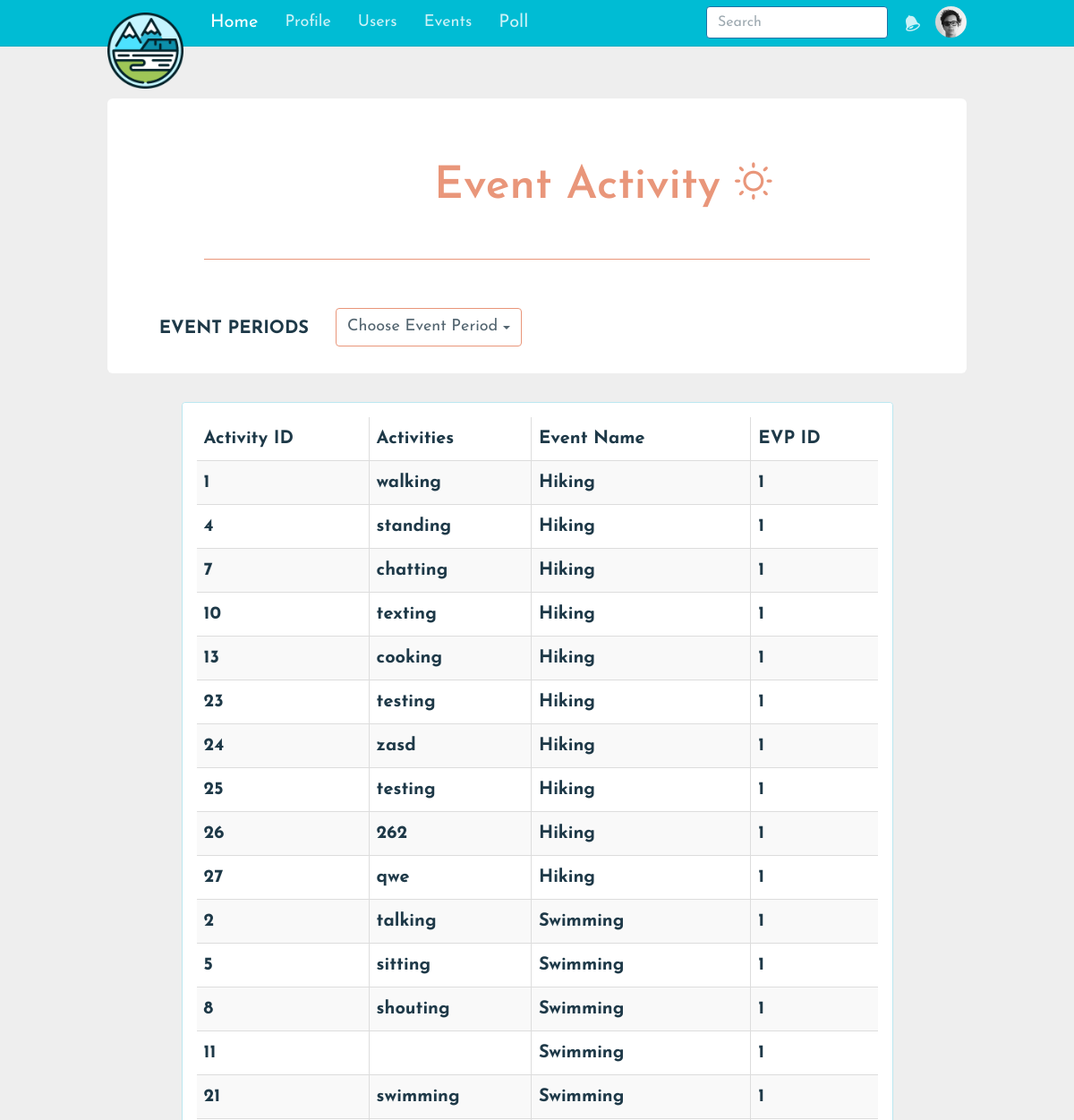
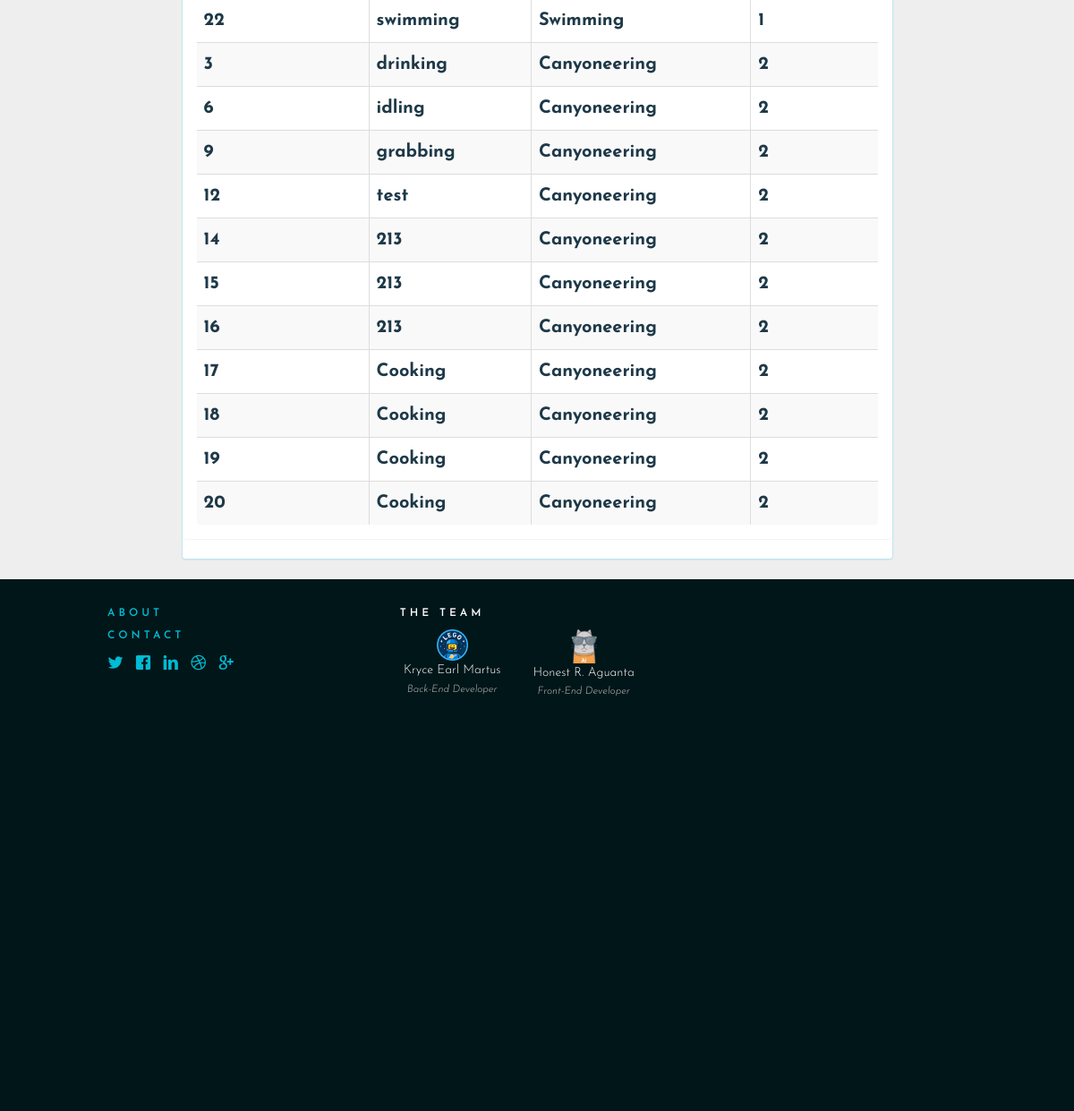
Screenshot of /Activity.php (signed in) with the database file from the repository (2 pictures, top to bottom).
### tables this page shows
CREATE TABLE `activities` (
  `activity_id` int(10) NOT NULL AUTO_INCREMENT,
  `event_id` int(10) DEFAULT NULL,
  `name` varchar(255) DEFAULT NULL,
  PRIMARY KEY (`activity_id`),
  KEY `event_id` (`event_id`),
  CONSTRAINT `activities_ibfk_1` FOREIGN KEY (`event_id`) REFERENCES `events` (`event_id`)
);

CREATE TABLE `events` (
  `event_id` int(10) NOT NULL AUTO_INCREMENT,
  `evp_id` int(10) DEFAULT NULL,
  `name` varchar(255) DEFAULT NULL,
  `description` varchar(255) DEFAULT NULL,
  `location` text,
  `image` text,
  PRIMARY KEY (`event_id`),
  KEY `evp_id` (`evp_id`),
  CONSTRAINT `events_ibfk_1` FOREIGN KEY (`evp_id`) REFERENCES `event_voting_period` (`evp_id`)
);

### Activity.php (called while the page is built, shortened)
<?php
include('views/menubar/addActivity.php');
 ?>

### class/activityClass.php (called while the page is built, shortened)
<?php
class activityClass
{
     public function getAllActivities()
     {
          try {
               $db = getDB();
               $st = $db->prepare("SELECT DISTINCT events.`event_id` AS 'Event ID',events.`name` AS 'Event Name', activities.`activity_id` AS 'Activity ID',activities.`name` AS 'Activity Name',events.`evp_id` AS 'EVP ID'
                    FROM event_voting_period, EVENTS, activities
                    WHERE activities.`event_id`= events.`event_id` AND events.`evp_id` = event_voting_period.`evp_id`");
               $st->execute();
               $data=$st->fetchAll();
          } catch (PDOException $e) {
          }
          return $data;
     }
}
?>

### views/menubar/addActivity.php (the view, shortened to what this page needs)
<?php
require_once'views/layouts/header.php';
require_once'views/layouts/nav.php';
include('class/activityClass.php');
$activityClass = new activityClass();
$activities = $activityClass->getAllActivities();
if(!isset($_GET['evp_id']))
{
	$evpTitle="Choose Event Period";
}
?>
<div class="container p-t-lg">
	<form method="post" name="addActivityy" class="form-horizontal" role="form">
		<br>
		<h2 style="font-size: 50px; color: darksalmon; ">
			Event Activity <span class="icon icon-light-up"></span>
		</h2>
		<hr style="border-color:darksalmon;"">
		<br>
		<div class="form-group">
			<label class="col-sm-3 control-label">EVENT PERIODS</label>
			<div class="dropdown col-sm-4">
				<button class="btn btn-default dropdown-toggle" type="button" id="dropdownEvent" data-toggle="dropdown" aria-haspopup="true" aria-expanded="true" style="border-color: darksalmon;">
					<?php echo $evpTitle ?>
					<span class="caret"></span>
				</button>
			</div>
		</div>
	</form>
	<br>
	<div class="row">
		<div class="form col-sm-10 col-sm-offset-1">
			<div class="panel panel-info">
				<div class="panel panel-body">
					<table id="act" class="table table-striped table-bordered dt-responsive nowrap" cellspacing="0" width="100%">
						<?php
						if(!isset($_GET['id'])&&!isset($_GET['evp_id']))
							{ ?>
						<thead>
							<tr>
								<th>Activity ID</th>
								<th>Activities</th>
								<th>Event Name</th>
								<th>EVP ID</th>
							</tr>
						</thead>
						<tbody>
							<?php foreach($activities as $activity)
							{ ?>
							<tr>
								<th><?php echo $activity['Activity ID'];?></th>
								<th><?php echo $activity['Activity Name']; ?></th>
								<th><?php echo $activity['Event Name']; ?></th>
								<th><?php echo $activity['EVP ID']; ?></th>
							</tr>
							<?php } ?>
						</tbody>
					<?php } ?>
				</table>
			</div>
		</div>
	</div>
</div>
</div>
<?php
require_once 'views/layouts/footer.php';
?>

### views/layouts/header.php (shortened to what this page needs)
<!DOCTYPE html>
<html lang="en">
<head>
  <link rel="stylesheet" href="https://maxcdn.bootstrapcdn.com/font-awesome/4.6.1/css/font-awesome.min.css">
  <link rel="stylesheet" href="https://cdnjs.cloudflare.com/ajax/libs/font-awesome/4.7.0/css/font-awesome.min.css">
	<link href="assets/css/toolkit.css" rel="stylesheet">
  <link rel="stylesheet" href="assets/css/todolist.css">
  <link rel="stylesheet" href="sample/sample.css">
  <link rel="stylesheet" href="https://cdn.datatables.net/1.10.14/css/jquery.dataTables.min.css">
  <link href="assets/css/custom.css" rel="stylesheet">
  <link href="assets/css/application.css" rel="stylesheet">
    <link rel="stylesheet" href="assets/css/admin.css">
  <link rel="stylesheet" href="assets/src/bootstrap-tagsinput.css">
  <link rel="stylesheet" type="text/css" href="//cdn.jsdelivr.net/bootstrap.daterangepicker/2/daterangepicker.css" />
</head>
<body class="with-top-navbar">

### views/layouts/nav.php (shortened to what this page needs)
<nav class="navbar navbar-inverse navbar-fixed-top app-navbar">
	<div class="container">
		<div class="navbar-header">
			<a class="navbar-brand" href="index.php">
				<img class="brand" src="assets/img/mountain1.png" alt="logo">
			</a>
		</div>
		<div class="navbar-collapse collapse" id="navbar-collapse-main">
			<ul class="nav navbar-nav hidden-xs">
				<li class="active">
					<a href="home.php">Home</a>
				</li>
				<li class="dropdown">
         		   <a class="dropbtn" href="#">Profile</a>
        		</li>
				<li class="dropdown">
         		   <a class="dropbtn" href="users.php">Users</a>
        		</li>
				<li class="dropdown">
					<a class="dropbtn" href="Events.php">Events</a>
				</li>
				<li>
					<a href="eventPoll.php">Poll</a>
				</li>
			</ul>
			<ul class="nav navbar-nav navbar-right m-r-0 hidden-xs">
				<li >
					<a class="app-notifications" href="#">
						<span class="icon icon-bell"></span>
					</a>
				</li>
				<li>
					<button class="btn btn-default navbar-btn navbar-btn-avitar" data-toggle="popover">
						<img class="img-circle" src="assets/img/avatar-dhg.png">
					</button>
				</li>
			</ul>
			<form class="navbar-form navbar-right app-search" role="search">
				<div class="form-group">
					<input type="text" class="form-control" data-action="grow" placeholder="Search">
				</div>
			</form>
		</div>
	</div>
</nav>

### views/layouts/footer.php (shortened to what this page needs)
  <footer class="footer" >
    <div class="container">
      <div class="row">
          <div class="col-md-6">
            <a href="#" style="text-decoration: none;"><h5 class="title">About</h5></a>
            <a href="#" style="text-decoration: none;"><h5 class="title">Contact</h5></a>
            <a href=""><span class="icon icon-twitter"></span></a> &nbsp;
            <a href=""><span class="icon icon-facebook"></span></a> &nbsp;
            <a href=""><span class="icon icon-linkedin"></span></a> &nbsp;
            <a href=""><span class="icon icon-dribbble"></span></a> &nbsp;
            <a href=""><span class="icon icon-google-plus"></span></a>
          </div>
          <div class="col-md-6">
            <h5 class="title">the team</h5>
              <div class="row">
                <div class="col-md-3">
                  <a href="https://github.com/kemezike">
                    <img src="assets/img/team1.png" style="width: 30%;">
                  </a>
                  <p style="margin:0;">Kryce Earl Martus</p>
                  <p style="color:silver; font-size:smaller;">
                    <i>Back-End Developer</i>
                  </p>
                </div>
                <div class="col-md-3">
                  <a href="https://be-honest.github.io/portfolio/">
                    <img src="assets/img/cat.png" style="width: 25%;">
                  </a>
                  <p style="margin:0;">Honest R. Aguanta</p>
                  <p style="color:silver; font-size:smaller;">
                    <i>Front-End Developer</i>
                  </p>
                </div>
              </div>
           </div>
          <div class="col-md-6">
          </div>
    </div>
  </footer>
</body>
</html>

### assets/css/todolist.css (style rules this page uses)
body { margin: 0; min-width: 250px; }
* { box-sizing: border-box; }
input { border: none; width: 75%; padding: 10px; float: left; font-size: 16px; }

### assets/css/custom.css (style rules this page uses)
html { height: 100%; }
body { font-family: 'Josefin Sans', sans-serif; font-size: 20px; }
.btn { font-size: 18px; }
a { color: #00BCD4; }
.app-navbar .form-control { border-color: #7da8c3; }
.app-navvar, .form-control:focus, { color: #000; background-color: #fff; box-shadow: none; border-color: #00BCD4; }
.form-control { font-size: 16px; }
.navbar-inverse { background-color: #00BCD4!important; border-color: #00ACC1 !important; }
.dropbtn { background-color: #00BCD4; color: white; padding: 16px; font-size: 18px; border: none; cursor: pointer; }
.dropdown { position: relative; display: inline-block; }
hr { width: 80%; }
.footer { position: absolute; display: block; width: 100%; height: 24%; background-color: rgb(1, 22, 25); color: #fff; font-size: 14px; }
.footer .container { margin-top: 20px; }
footer .title { text-transform: uppercase; font-size: 12px; letter-spacing: 4px; }
.col-md-6 { width: 33%; }
.col-md-3 { width: 45%; text-align: center; }
.col-md-6 .icon { font-size: 18px; }

### assets/css/application.css (style rules this page uses)
.app-navbar { font-weight: 400; -webkit-font-smoothing: antialiased; }
.app-navbar .form-control { box-shadow: none; }
.app-navbar .navbar-brand img { width: 85px; }
.app-navbar .navbar-collapse { max-height: inherit; }
.app-navbar .navbar-collapse:after { height: 100vh; }
.app-navbar .form-control { border-color: #1C73A5; }
.app-notifications { margin-left: -12px; padding-bottom: 10px !important; }
.app-notifications .icon:before { font-size: 20px; }
@media (min-width: 768px) { .app-navbar .navbar-collapse:after { height: auto; } }

### assets/css/admin.css (style rules this page uses)
body { background-color: #eee; }
*[role="form"] { max-width: 1000px; padding: 15px; margin: 0 auto; background-color: #fff; border-radius: 0.3em; }
*[role="form"] h2 { margin-left: 7em; margin-bottom: 1em; }

### rows the page displays
activities: activity_id "1", name "walking", event.name "Hiking", event.evp_id "1"
activities: activity_id "4", name "standing", event.name "Hiking", event.evp_id "1"
activities: activity_id "7", name "chatting", event.name "Hiking", event.evp_id "1"
activities: activity_id "10", name "texting", event.name "Hiking", event.evp_id "1"
activities: activity_id "13", name "cooking", event.name "Hiking", event.evp_id "1"
activities: activity_id "23", name "testing", event.name "Hiking", event.evp_id "1"
activities: activity_id "24", name "zasd", event.name "Hiking", event.evp_id "1"
activities: activity_id "25", name "testing", event.name "Hiking", event.evp_id "1"
activities: activity_id "26", name "262", event.name "Hiking", event.evp_id "1"
activities: activity_id "27", name "qwe", event.name "Hiking", event.evp_id "1"
activities: activity_id "2", name "talking", event.name "Swimming", event.evp_id "1"
activities: activity_id "5", name "sitting", event.name "Swimming", event.evp_id "1"
activities: activity_id "8", name "shouting", event.name "Swimming", event.evp_id "1"
activities: activity_id "11", event.name "Swimming", event.evp_id "1"
activities: activity_id "21", name "swimming", event.name "Swimming", event.evp_id "1"
activities: activity_id "22", name "swimming", event.name "Swimming", event.evp_id "1"
activities: activity_id "3", name "drinking", event.name "Canyoneering", event.evp_id "2"
activities: activity_id "6", name "idling", event.name "Canyoneering", event.evp_id "2"
activities: activity_id "9", name "grabbing", event.name "Canyoneering", event.evp_id "2"
activities: activity_id "12", name "test", event.name "Canyoneering", event.evp_id "2"
activities: activity_id "14", name "213", event.name "Canyoneering", event.evp_id "2"
activities: activity_id "15", name "213", event.name "Canyoneering", event.evp_id "2"
activities: activity_id "16", name "213", event.name "Canyoneering", event.evp_id "2"
activities: activity_id "17", name "Cooking", event.name "Canyoneering", event.evp_id "2"
activities: activity_id "18", name "Cooking", event.name "Canyoneering", event.evp_id "2"
activities: activity_id "19", name "Cooking", event.name "Canyoneering", event.evp_id "2"
activities: activity_id "20", name "Cooking", event.name "Canyoneering", event.evp_id "2"

### other values shown
$evpTitle "Choose Event Period"
